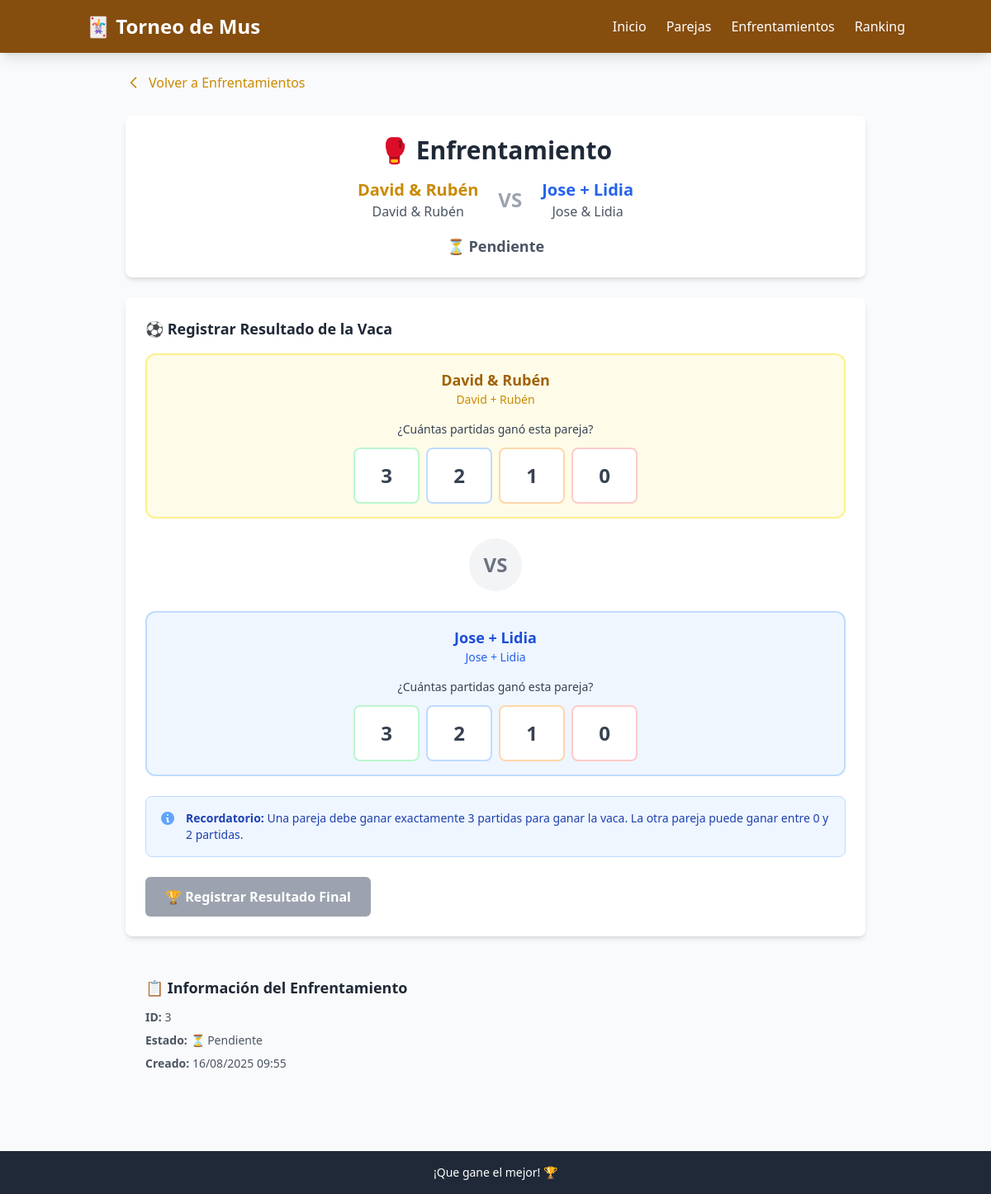
The app's page /matches/3 with its own data.
### models.py (models this page shows)
class Team(Base):
    __tablename__ = "teams"
    id = Column(Integer, primary_key=True, index=True)
    name = Column(String, unique=True, index=True)
    player1 = Column(String)
    player2 = Column(String)
    created_at = Column(DateTime, server_default=func.now())
    matches_as_team1 = relationship("Match", foreign_keys="[Match.team1_id]", back_populates="team1")
    matches_as_team2 = relationship("Match", foreign_keys="[Match.team2_id]", back_populates="team2")
    won_matches = relationship("Match", foreign_keys="[Match.winner_id]", back_populates="winner")

class Match(Base):
    __tablename__ = "matches"
    id = Column(Integer, primary_key=True, index=True)
    team1_id = Column(Integer, ForeignKey("teams.id"))
    team2_id = Column(Integer, ForeignKey("teams.id"))
    status = Column(Enum(MatchStatus), default=MatchStatus.PENDING)
    winner_id = Column(Integer, ForeignKey("teams.id"), nullable=True)
    team1_games_won = Column(Integer, default=0)  # Partidas ganadas por team1
    team2_games_won = Column(Integer, default=0)  # Partidas ganadas por team2
    created_at = Column(DateTime, server_default=func.now())
    completed_at = Column(DateTime, nullable=True)
    team1 = relationship("Team", foreign_keys=[team1_id], back_populates="matches_as_team1")
    team2 = relationship("Team", foreign_keys=[team2_id], back_populates="matches_as_team2")
    winner = relationship("Team", foreign_keys=[winner_id], back_populates="won_matches")

### main.py (the view)
@app.get("/matches/{match_id}", response_class=HTMLResponse)
def match_detail(match_id: int, request: Request, db: Session = Depends(get_db)):
    match = db.query(Match).filter(Match.id == match_id).first()
    if not match:
        raise HTTPException(status_code=404, detail="Match not found")
    return templates.TemplateResponse("match_detail.html", {
        "request": request,
        "match": match
    })

### templates/match_detail.html (shortened to what this page needs)
{% extends "base.html" %}
{% block content %}
<div class="max-w-4xl mx-auto">
    <div class="mb-6">
        <a href="/matches"
           class="inline-flex items-center text-mus-600 hover:text-mus-700 transition-colors">
            <svg class="w-5 h-5 mr-2" fill="none" stroke="currentColor" viewBox="0 0 24 24">
                <path stroke-linecap="round" stroke-linejoin="round" stroke-width="2" d="M15 19l-7-7 7-7"></path>
            </svg>
            Volver a Enfrentamientos
        </a>
    </div>
    <div class="bg-white rounded-lg shadow-md p-6 mb-6">
        <div class="text-center">
            <h2 class="text-2xl md:text-3xl font-bold text-gray-800 mb-4">
                🥊 Enfrentamiento
            </h2>
            <div class="flex items-center justify-center space-x-6 mb-4">
                <div class="text-center">
                    <h3 class="text-xl font-bold text-mus-600">{{ match.team1.name }}</h3>
                    <p class="text-gray-600">
                        <span class="font-medium">{{ match.team1.player1 }}</span> &
                        <span class="font-medium">{{ match.team1.player2 }}</span>
                    </p>
                </div>
                <div class="text-2xl font-bold text-gray-400">VS</div>
                <div class="text-center">
                    <h3 class="text-xl font-bold text-blue-600">{{ match.team2.name }}</h3>
                    <p class="text-gray-600">
                        <span class="font-medium">{{ match.team2.player1 }}</span> &
                        <span class="font-medium">{{ match.team2.player2 }}</span>
                    </p>
                </div>
            </div>
            {% if match.status.value == 'completed' %}
                <div class="text-lg text-green-600 font-bold">
                    🎉 ¡{{ match.winner.name }} ganó la vaca {{ match.winner.id == match.team1_id and match.team1_games_won or match.team2_games_won }}-{{ match.winner.id == match.team1_id and match.team2_games_won or match.team1_games_won }}!
                </div>
            {% elif match.status.value == 'in_progress' %}
                <div class="text-lg text-orange-600 font-bold">
                    ⚡ En progreso
                </div>
            {% else %}
                <div class="text-lg text-gray-600 font-bold">
                    ⏳ Pendiente
                </div>
            {% endif %}
        </div>
    </div>
    {% if match.status.value != 'completed' %}
    <div class="bg-white rounded-lg shadow-md p-6 mb-6" x-data="matchResultForm()">
        <h3 class="text-lg font-semibold text-gray-800 mb-4">⚽ Registrar Resultado de la Vaca</h3>
        <form @submit.prevent="validateAndSubmit()" action="/matches/{{ match.id }}/set-result" method="post" class="space-y-6">
            <div class="space-y-6">
                <div class="bg-mus-50 border-2 border-mus-200 rounded-xl p-4">
                    <div class="text-center mb-4">
                        <h4 class="text-lg font-bold text-mus-700">{{ match.team1.name }}</h4>
                        <p class="text-sm text-mus-600">{{ match.team1.player1 }} + {{ match.team1.player2 }}</p>
                    </div>
                    <div class="text-center mb-3">
                        <p class="text-sm font-medium text-gray-700">¿Cuántas partidas ganó esta pareja?</p>
                    </div>
                    <div class="flex justify-center space-x-2">
                        <button type="button" @click="selectTeam1Games(3)"
                                :class="team1Games === '3' ? 'bg-green-600 text-white shadow-lg' : 'bg-white text-gray-700 hover:bg-green-50'"
                                class="flex-1 max-w-20 py-4 px-3 rounded-lg border-2 border-green-200 font-bold text-2xl transition-all duration-200 active:scale-95">
                            3
                        </button>
                        <button type="button" @click="selectTeam1Games(2)"
                                :class="team1Games === '2' ? 'bg-blue-600 text-white shadow-lg' : 'bg-white text-gray-700 hover:bg-blue-50'"
                                class="flex-1 max-w-20 py-4 px-3 rounded-lg border-2 border-blue-200 font-bold text-2xl transition-all duration-200 active:scale-95">
                            2
                        </button>
                        <button type="button" @click="selectTeam1Games(1)"
                                :class="team1Games === '1' ? 'bg-orange-600 text-white shadow-lg' : 'bg-white text-gray-700 hover:bg-orange-50'"
                                class="flex-1 max-w-20 py-4 px-3 rounded-lg border-2 border-orange-200 font-bold text-2xl transition-all duration-200 active:scale-95">
                            1
                        </button>
                        <button type="button" @click="selectTeam1Games(0)"
                                :class="team1Games === '0' ? 'bg-red-600 text-white shadow-lg' : 'bg-white text-gray-700 hover:bg-red-50'"
                                class="flex-1 max-w-20 py-4 px-3 rounded-lg border-2 border-red-200 font-bold text-2xl transition-all duration-200 active:scale-95">
                            0
                        </button>
                    </div>
                </div>
                <div class="text-center">
                    <div class="inline-flex items-center justify-center w-16 h-16 bg-gray-100 rounded-full">
                        <span class="text-2xl font-bold text-gray-500">VS</span>
                    </div>
                </div>
                <div class="bg-blue-50 border-2 border-blue-200 rounded-xl p-4">
                    <div class="text-center mb-4">
                        <h4 class="text-lg font-bold text-blue-700">{{ match.team2.name }}</h4>
                        <p class="text-sm text-blue-600">{{ match.team2.player1 }} + {{ match.team2.player2 }}</p>
                    </div>
                    <div class="text-center mb-3">
                        <p class="text-sm font-medium text-gray-700">¿Cuántas partidas ganó esta pareja?</p>
                    </div>
                    <div class="flex justify-center space-x-2">
                        <button type="button" @click="selectTeam2Games(3)"
                                :class="team2Games === '3' ? 'bg-green-600 text-white shadow-lg' : 'bg-white text-gray-700 hover:bg-green-50'"
                                class="flex-1 max-w-20 py-4 px-3 rounded-lg border-2 border-green-200 font-bold text-2xl transition-all duration-200 active:scale-95">
                            3
                        </button>
                        <button type="button" @click="selectTeam2Games(2)"
                                :class="team2Games === '2' ? 'bg-blue-600 text-white shadow-lg' : 'bg-white text-gray-700 hover:bg-blue-50'"
                                class="flex-1 max-w-20 py-4 px-3 rounded-lg border-2 border-blue-200 font-bold text-2xl transition-all duration-200 active:scale-95">
                            2
                        </button>
                        <button type="button" @click="selectTeam2Games(1)"
                                :class="team2Games === '1' ? 'bg-orange-600 text-white shadow-lg' : 'bg-white text-gray-700 hover:bg-orange-50'"
                                class="flex-1 max-w-20 py-4 px-3 rounded-lg border-2 border-orange-200 font-bold text-2xl transition-all duration-200 active:scale-95">
                            1
                        </button>
                        <button type="button" @click="selectTeam2Games(0)"
                                :class="team2Games === '0' ? 'bg-red-600 text-white shadow-lg' : 'bg-white text-gray-700 hover:bg-red-50'"
                                class="flex-1 max-w-20 py-4 px-3 rounded-lg border-2 border-red-200 font-bold text-2xl transition-all duration-200 active:scale-95">
                            0
                        </button>
                    </div>
                </div>
            </div>
            <div class="bg-blue-50 border border-blue-200 rounded-lg p-4">
                <div class="flex items-start">
                    <div class="flex-shrink-0">
                        <svg class="w-5 h-5 text-blue-400" fill="currentColor" viewBox="0 0 20 20">
                            <path fill-rule="evenodd" d="M18 10a8 8 0 11-16 0 8 8 0 0116 0zm-7-4a1 1 0 11-2 0 1 1 0 012 0zM9 9a1 1 0 000 2v3a1 1 0 001 1h1a1 1 0 100-2v-3a1 1 0 00-1-1H9z" clip-rule="evenodd"></path>
                        </svg>
                    </div>
                    <div class="ml-3">
                        <p class="text-sm text-blue-800">
                            <strong>Recordatorio:</strong> Una pareja debe ganar exactamente 3 partidas para ganar la vaca. La otra pareja puede ganar entre 0 y 2 partidas.
                        </p>
                    </div>
                </div>
            </div>
            <button type="submit"
                    :disabled="!isValid || isSubmitting"
                    :class="isValid && !isSubmitting ? 'bg-green-600 hover:bg-green-700' : 'bg-gray-400 cursor-not-allowed'"
                    class="w-full md:w-auto text-white px-6 py-3 rounded-md font-semibold transition-colors">
                <span x-show="!isSubmitting">🏆 Registrar Resultado Final</span>
            </button>
        </form>
    </div>
    {% endif %}
    <div class="bg-gray-50 rounded-lg p-6">
        <h3 class="text-lg font-semibold text-gray-800 mb-3">📋 Información del Enfrentamiento</h3>
        <div class="space-y-2 text-sm text-gray-600">
            <p><strong>ID:</strong> {{ match.id }}</p>
            <p><strong>Estado:</strong>
                {% if match.status.value == 'completed' %}
                    ✅ Completado
                {% elif match.status.value == 'in_progress' %}
                    ⚡ En progreso
                {% else %}
                    ⏳ Pendiente
                {% endif %}
            </p>
            <p><strong>Creado:</strong> {{ match.created_at.strftime('%d/%m/%Y %H:%M') if match.created_at else 'N/A' }}</p>
        </div>
    </div>
</div>
{% endblock %}

### records on screen
Team: team1.name "David & Rubén", team1.player1 "David", team1.player2 "Rubén"
Team: team2.name "Jose + Lidia", team2.player1 "Jose", team2.player2 "Lidia"
Match: id "3", created_at "16/08/2025 09:55"
